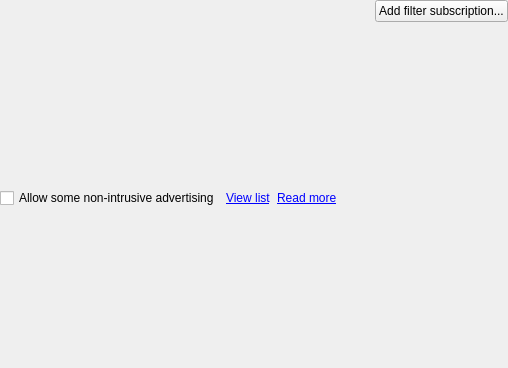
<?xml version="1.0" encoding="UTF-8"?>
<ui version="4.0">
 <class>SubscriptionsTab</class>
 <widget class="QWidget" name="SubscriptionsTab">
  <property name="geometry">
   <rect>
    <x>0</x>
    <y>0</y>
    <width>508</width>
    <height>368</height>
   </rect>
  </property>
  <property name="windowTitle">
   <string>Form</string>
  </property>
  <layout class="QVBoxLayout" name="verticalLayout" stretch="0,1,0">
   <property name="margin">
    <number>0</number>
   </property>
   <item>
    <layout class="QHBoxLayout" name="horizontalLayout_2">
     <item>
      <spacer name="horizontalSpacer_2">
       <property name="orientation">
        <enum>Qt::Horizontal</enum>
       </property>
       <property name="sizeHint" stdset="0">
        <size>
         <width>40</width>
         <height>20</height>
        </size>
       </property>
      </spacer>
     </item>
     <item>
      <widget class="QPushButton" name="add">
       <property name="text">
        <string>Add filter subscription...</string>
       </property>
      </widget>
     </item>
    </layout>
   </item>
   <item>
    <layout class="QVBoxLayout" name="center"/>
   </item>
   <item>
    <layout class="QHBoxLayout" name="horizontalLayout">
     <item>
      <widget class="QCheckBox" name="allowNonIntrusiveAds">
       <property name="text">
        <string>Allow some non-intrusive advertising</string>
       </property>
      </widget>
     </item>
     <item>
      <widget class="QLabel" name="viewList">
       <property name="text">
        <string>&lt;a href=&quot;https://easylist-downloads.adblockplus.org/exceptionrules.txt&quot;&gt;View list&lt;/a&gt;</string>
       </property>
      </widget>
     </item>
     <item>
      <widget class="QLabel" name="readMore">
       <property name="text">
        <string>&lt;a href=&quot;https://adblockplus.org/en/acceptable-ads&quot;&gt;Read more&lt;/a&gt;</string>
       </property>
      </widget>
     </item>
     <item>
      <spacer name="horizontalSpacer">
       <property name="orientation">
        <enum>Qt::Horizontal</enum>
       </property>
       <property name="sizeHint" stdset="0">
        <size>
         <width>40</width>
         <height>20</height>
        </size>
       </property>
      </spacer>
     </item>
    </layout>
   </item>
  </layout>
 </widget>
 <resources/>
 <connections/>
</ui>
